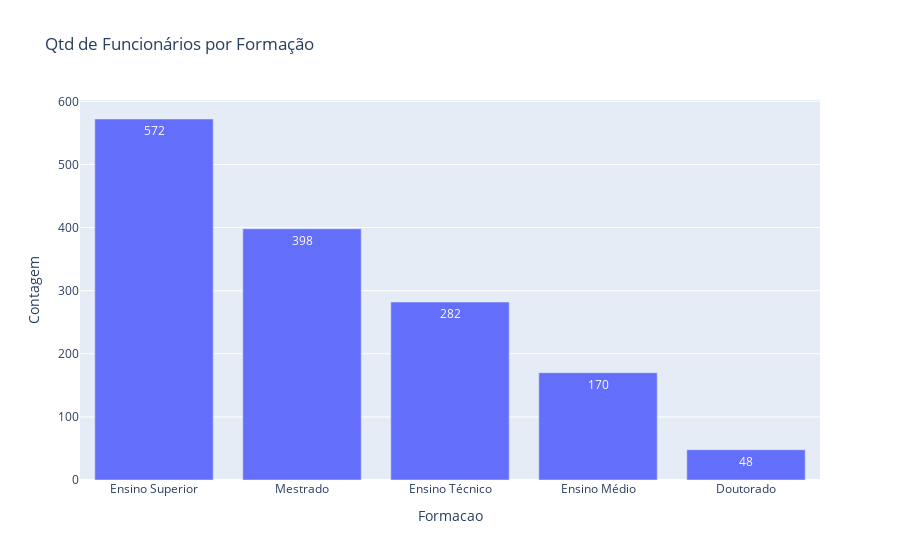

Write notebook code for a chart like this one.
### Code cell
fig = px.bar(contagem, x ='Formacao', y ='Contagem',title = 'Qtd de Funcionários por Formação',text_auto = True) 
fig.show ()

### Figure 1 — Plotly figure (JSON) as saved in the notebook; plotly's stock layout.template omitted (floating-point values rounded to 4 significant figures)
{"data": [{"alignmentgroup": "True", "hovertemplate": "Formacao=%{x}<br>Contagem=%{y}<extra></extra>", "legendgroup": "", "marker": {"color": "#636efa", "pattern": {"shape": ""}}, "name": "", "offsetgroup": "", "orientation": "v", "showlegend": false, "textposition": "auto", "texttemplate": "%{y}", "type": "bar", "x": ["Ensino Superior", "Mestrado", "Ensino Técnico", "Ensino Médio", "Doutorado"], "xaxis": "x", "y": [572, 398, 282, 170, 48], "yaxis": "y"}], "layout": {"autosize": true, "barmode": "relative", "legend": {"tracegroupgap": 0}, "title": {"text": "Qtd de Funcionários por Formação"}, "xaxis": {"anchor": "y", "autorange": true, "domain": [0, 1], "range": [-0.5, 4.5], "title": {"text": "Formacao"}, "type": "category"}, "yaxis": {"anchor": "x", "autorange": true, "domain": [0, 1], "range": [0, 602.1], "title": {"text": "Contagem"}, "type": "linear"}}}
